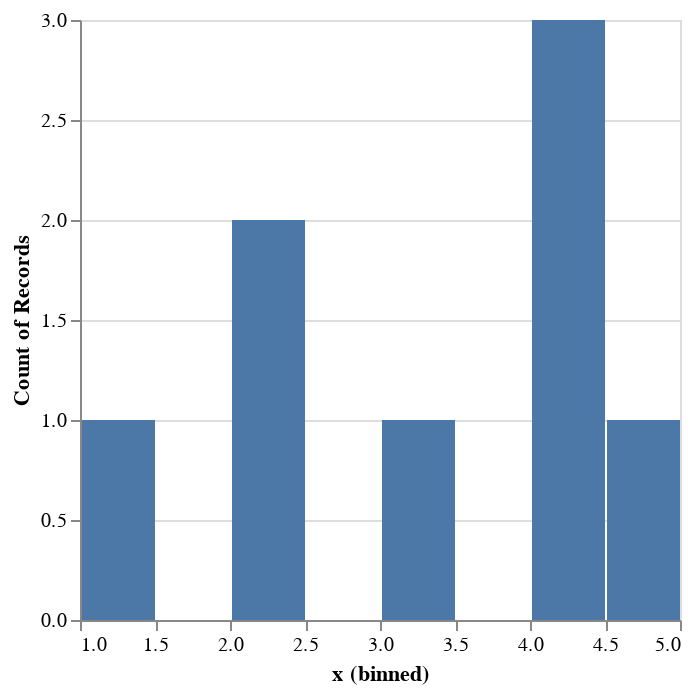

Vega-Lite specification stored for this chart:
### Vega-Lite specification from a JSON file in a GitHub repository (floating-point values rounded to 4 significant figures)
{"$schema": "https://vega.github.io/schema/vega-lite/v5.json", "description": "Histogram example for distribution tasks.", "data": {"values": [{"x": 1}, {"x": 2}, {"x": 2}, {"x": 3}, {"x": 4}, {"x": 4}, {"x": 4}, {"x": 5}]}, "mark": "bar", "encoding": {"x": {"field": "x", "bin": true, "type": "quantitative"}, "y": {"aggregate": "count", "type": "quantitative"}}}
